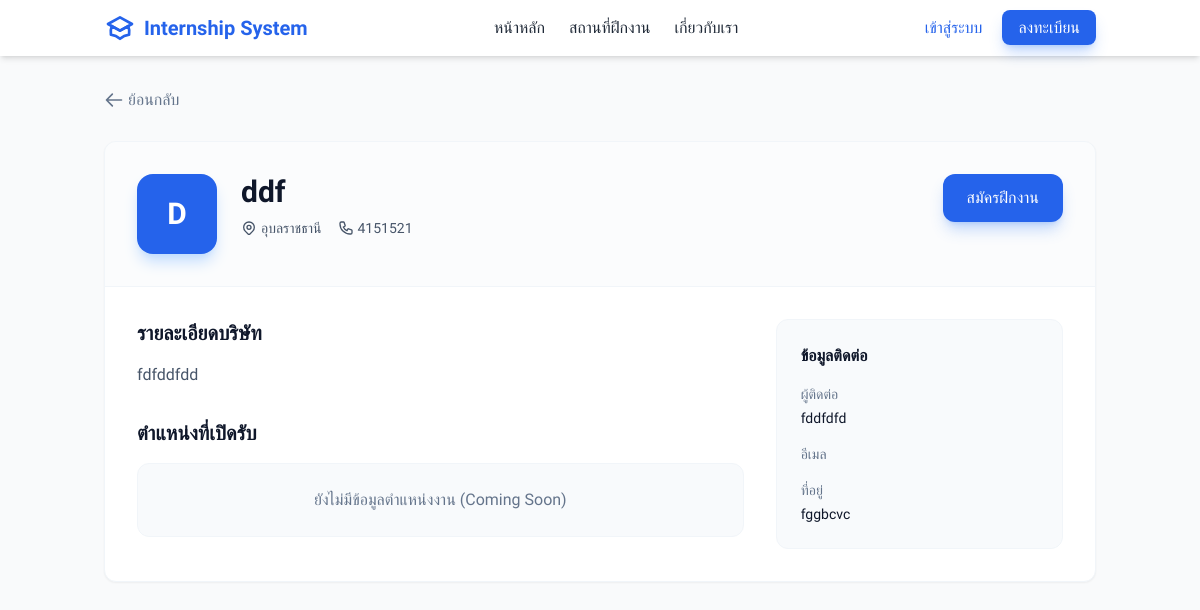
The app's page /index.php?page=internships&action=detail&id=10 with its own data.
### tables this page shows
CREATE TABLE `companies` (
  `id` int(11) NOT NULL,
  `name` varchar(150) NOT NULL,
  `address` text DEFAULT NULL,
  `province` varchar(100) DEFAULT NULL,
  `contact_person` varchar(100) DEFAULT NULL,
  `phone` varchar(20) DEFAULT NULL,
  `email` varchar(100) DEFAULT NULL,
  `description` text DEFAULT NULL,
  `status` enum('pending','approved','rejected') DEFAULT 'pending',
  `created_by` int(11) DEFAULT NULL,
  `created_at` timestamp NOT NULL DEFAULT current_timestamp(),
  `employer_user_id` int(11) DEFAULT NULL,
  `user_id` int(11) DEFAULT NULL
);

CREATE TABLE `provinces` (
  `id` int(11) NOT NULL,
  `name_th` varchar(100) DEFAULT NULL,
  `region_id` int(11) DEFAULT NULL
);

### src/Internships/detail.php (the view, shortened to what this page needs)
<?php
$id = isset($_GET['id']) ? (int)$_GET['id'] : 0;
$query = "SELECT c.*, p.name_th as province_name, r.name_th as region_name
          FROM companies c
          LEFT JOIN provinces p ON c.province = p.id
          LEFT JOIN regions r ON p.region_id = r.id
          WHERE c.id = ? AND c.status = 'approved'";
$stmt = $pdo->prepare($query);
$stmt->execute([$id]);
$company = $stmt->fetch();
?>
<div class="mb-6">
    <a href="index.php?page=internships" class="inline-flex items-center text-slate-500 hover:text-blue-600 transition-colors">
        <svg class="w-5 h-5 mr-1" fill="none" stroke="currentColor" viewBox="0 0 24 24"><path stroke-linecap="round" stroke-linejoin="round" stroke-width="2" d="M10 19l-7-7m0 0l7-7m-7 7h18"></path></svg>
        ย้อนกลับ
    </a>
</div>
<div class="bg-white rounded-xl shadow-sm border border-slate-100 overflow-hidden">
    <div class="p-8 border-b border-slate-100 bg-slate-50/50">
        <div class="flex flex-col md:flex-row md:items-start md:justify-between gap-6">
            <div class="flex items-start gap-6">
                <div class="w-20 h-20 bg-blue-600 rounded-2xl flex items-center justify-center text-white font-bold text-3xl shadow-lg shadow-blue-200">
                    <?php echo strtoupper(mb_substr($company['name'], 0, 1)); ?>
                </div>
                <div>
                    <h1 class="text-3xl font-bold text-slate-900 mb-2"><?php echo htmlspecialchars($company['name']); ?></h1>
                    <div class="flex flex-wrap items-center gap-4 text-sm text-slate-600">
                        <span class="flex items-center gap-1">
                            <?php echo htmlspecialchars($company['province_name'] ?? $company['province']); ?>
                        </span>
                        <span class="flex items-center gap-1">
                            <?php echo htmlspecialchars($company['phone']); ?>
                        </span>
                    </div>
                </div>
            </div>
            <?php
            $user = $_SESSION['user'] ?? null;
            $can_apply = false;
            ?>
            <?php if ($can_apply): ?>
                <form action="index.php?page=internships&action=submit_request" method="POST">
                    <input type="hidden" name="company_id" value="<?php echo $company['id']; ?>">
                    <button type="submit" class="bg-blue-600 text-white px-6 py-3 rounded-xl font-medium hover:bg-blue-700 transition-colors shadow-lg shadow-blue-500/30" onclick="return confirm('ยืนยันการสมัครฝึกงานที่นี่?');">
                        สมัครฝึกงาน
                    </button>
                </form>
            <?php elseif (!$user): ?>
                <button type="button" onclick="showLoginModal()" class="bg-blue-600 text-white px-6 py-3 rounded-xl font-medium hover:bg-blue-700 transition-colors shadow-lg shadow-blue-500/30">
                    สมัครฝึกงาน
                </button>
            <?php endif; ?>
        </div>
    </div>
    <div class="p-8 grid grid-cols-1 lg:grid-cols-3 gap-8">
        <div class="lg:col-span-2 space-y-8">
            <section>
                <h3 class="text-xl font-bold text-slate-900 mb-4">รายละเอียดบริษัท</h3>
                <div class="prose prose-slate max-w-none text-slate-600">
                    <?php echo nl2br(htmlspecialchars($company['description'])); ?>
                </div>
            </section>
            <section>
                <h3 class="text-xl font-bold text-slate-900 mb-4">ตำแหน่งที่เปิดรับ</h3>
                <div class="bg-slate-50 rounded-xl p-6 border border-slate-100 text-center text-slate-500">
                    ยังไม่มีข้อมูลตำแหน่งงาน (Coming Soon)
                </div>
            </section>
        </div>
        <div class="space-y-6">
            <div class="bg-slate-50 rounded-xl p-6 border border-slate-100">
                <h3 class="font-bold text-slate-900 mb-4">ข้อมูลติดต่อ</h3>
                <div class="space-y-4 text-sm">
                    <div>
                        <label class="block text-slate-500 mb-1">ผู้ติดต่อ</label>
                        <div class="font-medium text-slate-900"><?php echo htmlspecialchars($company['contact_person']); ?></div>
                    </div>
                    <div>
                        <label class="block text-slate-500 mb-1">อีเมล</label>
                    </div>
                    <div>
                        <label class="block text-slate-500 mb-1">ที่อยู่</label>
                        <div class="font-medium text-slate-900"><?php echo htmlspecialchars($company['address']); ?></div>
                    </div>
                </div>
            </div>
        </div>
    </div>
</div>

### index.php (style rules this page uses)
body { font-family: 'Sarabun', sans-serif; }

### records on screen
companies: name "D", name "ddf", provinces.name_th "อุบลราชธานี", phone "4151521", description "fdfddfdd", contact_person "fddfdfd", address "fggbcvc"
